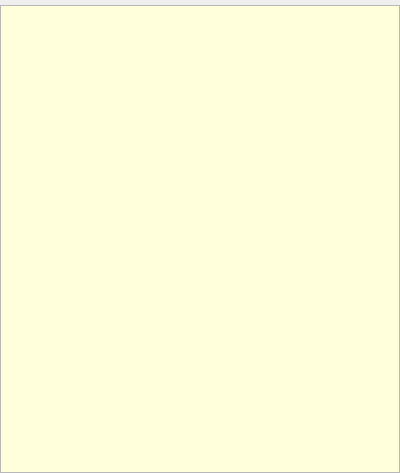
<?xml version="1.0" encoding="UTF-8"?>
<ui version="4.0">
 <class>Form</class>
 <widget class="QWidget" name="Form">
  <property name="geometry">
   <rect>
    <x>0</x>
    <y>0</y>
    <width>400</width>
    <height>473</height>
   </rect>
  </property>
  <property name="sizePolicy">
   <sizepolicy hsizetype="Expanding" vsizetype="Expanding">
    <horstretch>1</horstretch>
    <verstretch>1</verstretch>
   </sizepolicy>
  </property>
  <property name="minimumSize">
   <size>
    <width>400</width>
    <height>200</height>
   </size>
  </property>
  <property name="maximumSize">
   <size>
    <width>16777215</width>
    <height>16777215</height>
   </size>
  </property>
  <property name="baseSize">
   <size>
    <width>0</width>
    <height>0</height>
   </size>
  </property>
  <property name="windowTitle">
   <string>StructViewer</string>
  </property>
  <layout class="QFormLayout" name="formLayout">
   <property name="sizeConstraint">
    <enum>QLayout::SetNoConstraint</enum>
   </property>
   <property name="fieldGrowthPolicy">
    <enum>QFormLayout::ExpandingFieldsGrow</enum>
   </property>
   <property name="formAlignment">
    <set>Qt::AlignLeading|Qt::AlignLeft|Qt::AlignTop</set>
   </property>
   <property name="horizontalSpacing">
    <number>0</number>
   </property>
   <property name="verticalSpacing">
    <number>5</number>
   </property>
   <property name="margin">
    <number>0</number>
   </property>
   <item row="0" column="0">
    <layout class="QVBoxLayout" name="verticalLayout">
     <property name="sizeConstraint">
      <enum>QLayout::SetDefaultConstraint</enum>
     </property>
    </layout>
   </item>
   <item row="1" column="1">
    <widget class="QTreeView" name="treeView">
     <property name="sizePolicy">
      <sizepolicy hsizetype="Expanding" vsizetype="Expanding">
       <horstretch>1</horstretch>
       <verstretch>1</verstretch>
      </sizepolicy>
     </property>
     <property name="minimumSize">
      <size>
       <width>0</width>
       <height>0</height>
      </size>
     </property>
     <property name="palette">
      <palette>
       <active>
        <colorrole role="Base">
         <brush brushstyle="SolidPattern">
          <color alpha="255">
           <red>255</red>
           <green>255</green>
           <blue>219</blue>
          </color>
         </brush>
        </colorrole>
        <colorrole role="AlternateBase">
         <brush brushstyle="SolidPattern">
          <color alpha="255">
           <red>255</red>
           <green>255</green>
           <blue>174</blue>
          </color>
         </brush>
        </colorrole>
       </active>
       <inactive>
        <colorrole role="Base">
         <brush brushstyle="SolidPattern">
          <color alpha="255">
           <red>255</red>
           <green>255</green>
           <blue>219</blue>
          </color>
         </brush>
        </colorrole>
        <colorrole role="AlternateBase">
         <brush brushstyle="SolidPattern">
          <color alpha="255">
           <red>255</red>
           <green>255</green>
           <blue>174</blue>
          </color>
         </brush>
        </colorrole>
       </inactive>
       <disabled>
        <colorrole role="Base">
         <brush brushstyle="SolidPattern">
          <color alpha="255">
           <red>255</red>
           <green>255</green>
           <blue>255</blue>
          </color>
         </brush>
        </colorrole>
        <colorrole role="AlternateBase">
         <brush brushstyle="SolidPattern">
          <color alpha="255">
           <red>255</red>
           <green>255</green>
           <blue>174</blue>
          </color>
         </brush>
        </colorrole>
       </disabled>
      </palette>
     </property>
     <property name="frameShape">
      <enum>QFrame::StyledPanel</enum>
     </property>
     <property name="showDropIndicator" stdset="0">
      <bool>false</bool>
     </property>
     <property name="alternatingRowColors">
      <bool>true</bool>
     </property>
     <attribute name="headerCascadingSectionResizes">
      <bool>false</bool>
     </attribute>
     <attribute name="headerDefaultSectionSize">
      <number>400</number>
     </attribute>
     <attribute name="headerMinimumSectionSize">
      <number>0</number>
     </attribute>
     <attribute name="headerCascadingSectionResizes">
      <bool>false</bool>
     </attribute>
     <attribute name="headerDefaultSectionSize">
      <number>400</number>
     </attribute>
     <attribute name="headerMinimumSectionSize">
      <number>0</number>
     </attribute>
    </widget>
   </item>
  </layout>
 </widget>
 <resources/>
 <connections/>
</ui>
